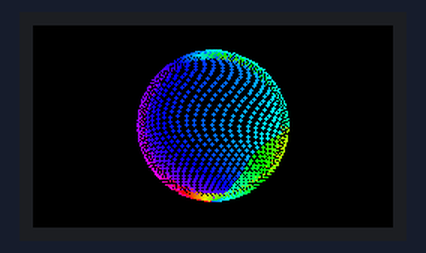
Bench run of a sketch on a simulated ESP32. Shown: 240×135 colour display. What the sketch prints to the serial monitor is not drawn.

Above: at 0.76 s.
At 5.44 s:
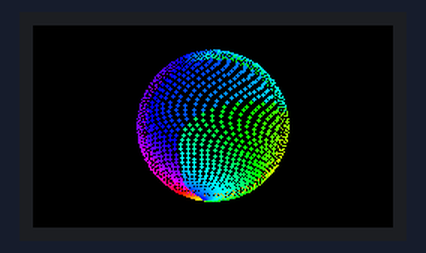
At 10.5 s:
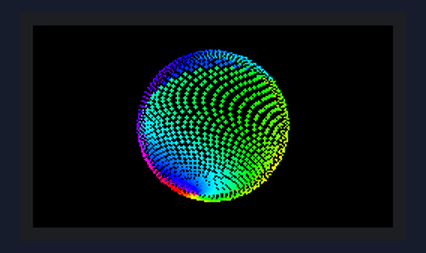
At 20.24 s:
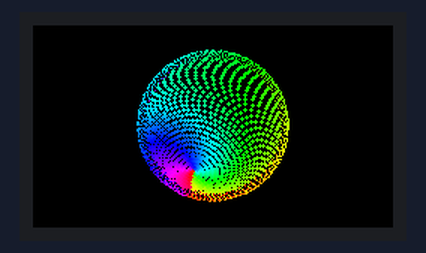
At 29.97 s:
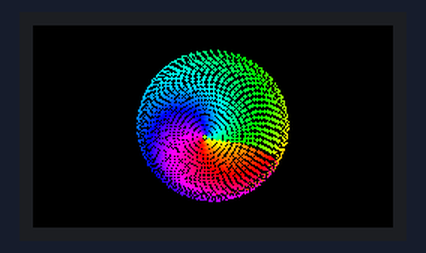
At 39.71 s:
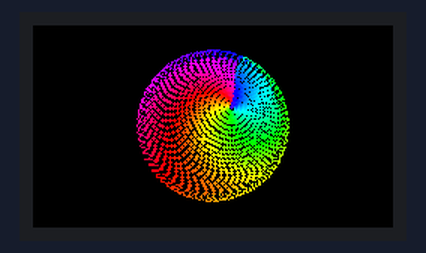

The sketch:

sphear.ino
```cpp
#include <TFT_eSPI.h>
#include <SPI.h>
#include <math.h>

TFT_eSPI tft = TFT_eSPI();
TFT_eSprite sprite = TFT_eSprite(&tft);

// ============================================================
// DISPLAY
// ============================================================

#define SCREEN_W 240
#define SCREEN_H 135

#define CX 120
#define CY 67

// ============================================================
// SPHERE SETTINGS
// ============================================================

// Number of curved spears
#define SPEARS 64

// Dots per spear
#define DOTS_PER_SPEAR 64

// Total = 4096 points
#define TOTAL_POINTS (SPEARS * DOTS_PER_SPEAR)

#define SPHERE_RADIUS 48.0f

// ============================================================
// ROTATION
// ============================================================

float rotY = 0.0f;
float rotX = 0.22f;
float rotZ = 0.0f;

// Change these for speed
float speedY = 0.018f;
float speedX = 0.004f;
float speedZ = 0.002f;

// ============================================================
// POINT STRUCTURE
// ============================================================

struct Point3D {
  float x;
  float y;
  float z;

  // Color position
  float hue;
};

Point3D points[TOTAL_POINTS];

// ============================================================
// FAST SIN/COS VALUES
// ============================================================

float sinY;
float cosY;
float sinX;
float cosX;
float sinZ;
float cosZ;


// ============================================================
// SETUP
// ============================================================

void setup() {

  Serial.begin(115200);

  tft.init();

  // TTGO T-Display
  tft.setRotation(1);

  tft.fillScreen(TFT_BLACK);

  // Create full screen framebuffer
  sprite.setColorDepth(16);
  sprite.createSprite(SCREEN_W, SCREEN_H);

  generateSpears();
}


// ============================================================
// GENERATE SPHERICAL SPEARS
// ============================================================

void generateSpears() {

  int index = 0;

  for (int s = 0; s < SPEARS; s++) {

    // Starting angle of this spear
    float spearPhase =
      TWO_PI * ((float)s / SPEARS);

    for (int d = 0; d < DOTS_PER_SPEAR; d++) {

      // -PI/2 to +PI/2
      float t =
        -PI / 2.0f +
        PI * ((float)d / (DOTS_PER_SPEAR - 1));

      // ------------------------------------------------------
      // Latitude
      // ------------------------------------------------------

      float latitude = t;

      float cosLat = cosf(latitude);
      float sinLat = sinf(latitude);

      // ------------------------------------------------------
      // Spiral twist
      //
      // This is what makes the lines curve around the sphere
      // instead of looking like a simple latitude/longitude grid.
      // ------------------------------------------------------

      float twist =
        spearPhase
        + 1.45f * sinLat
        + 0.35f * sinf(latitude * 3.0f);

      // ------------------------------------------------------
      // Small additional wave
      // ------------------------------------------------------

      twist +=
        0.12f *
        sinf(latitude * 6.0f + spearPhase);

      // ------------------------------------------------------
      // Convert spherical -> Cartesian
      // ------------------------------------------------------

      float x =
        cosLat * cosf(twist);

      float y =
        sinLat;

      float z =
        cosLat * sinf(twist);

      points[index].x = x;
      points[index].y = y;
      points[index].z = z;

      // Rainbow position
      points[index].hue =
        ((float)d / DOTS_PER_SPEAR) * 300.0f
        + s * 4.5f;

      index++;
    }
  }
}


// ============================================================
// HSV -> RGB565
// ============================================================

uint16_t rainbow(float hue, float brightness) {

  hue = fmodf(hue, 360.0f);

  if (hue < 0)
    hue += 360.0f;

  float h = hue / 60.0f;

  int sector = (int)h;

  float fraction = h - sector;

  float r, g, b;

  switch (sector) {

    case 0:
      r = 1.0f;
      g = fraction;
      b = 0.0f;
      break;

    case 1:
      r = 1.0f - fraction;
      g = 1.0f;
      b = 0.0f;
      break;

    case 2:
      r = 0.0f;
      g = 1.0f;
      b = fraction;
      break;

    case 3:
      r = 0.0f;
      g = 1.0f - fraction;
      b = 1.0f;
      break;

    case 4:
      r = fraction;
      g = 0.0f;
      b = 1.0f;
      break;

    default:
      r = 1.0f;
      g = 0.0f;
      b = 1.0f - fraction;
      break;
  }

  r *= brightness;
  g *= brightness;
  b *= brightness;

  uint8_t R = (uint8_t)(r * 255.0f);
  uint8_t G = (uint8_t)(g * 255.0f);
  uint8_t B = (uint8_t)(b * 255.0f);

  return sprite.color565(R, G, B);
}


// ============================================================
// UPDATE ROTATION
// ============================================================

void updateRotation() {

  sinY = sinf(rotY);
  cosY = cosf(rotY);

  sinX = sinf(rotX);
  cosX = cosf(rotX);

  sinZ = sinf(rotZ);
  cosZ = cosf(rotZ);
}


// ============================================================
// DRAW SPHERE
// ============================================================

void drawSphere() {

  sprite.fillSprite(TFT_BLACK);

  updateRotation();

  for (int i = 0; i < TOTAL_POINTS; i++) {

    float x = points[i].x;
    float y = points[i].y;
    float z = points[i].z;

    // ========================================================
    // ROTATE Y
    // ========================================================

    float x1 =
      x * cosY -
      z * sinY;

    float z1 =
      x * sinY +
      z * cosY;

    // ========================================================
    // ROTATE X
    // ========================================================

    float y2 =
      y * cosX -
      z1 * sinX;

    float z2 =
      y * sinX +
      z1 * cosX;

    // ========================================================
    // ROTATE Z
    // ========================================================

    float x3 =
      x1 * cosZ -
      y2 * sinZ;

    float y3 =
      x1 * sinZ +
      y2 * cosZ;

    // ========================================================
    // BACKFACE / DEPTH
    // ========================================================

    if (z2 < -0.18f)
      continue;

    // ========================================================
    // PERSPECTIVE
    // ========================================================

    float perspective =
      1.0f / (1.0f - z2 * 0.30f);

    int sx =
      (int)(CX +
      x3 *
      SPHERE_RADIUS *
      perspective);

    int sy =
      (int)(CY +
      y3 *
      SPHERE_RADIUS *
      perspective);

    if (sx < 0 ||
        sx >= SCREEN_W ||
        sy < 0 ||
        sy >= SCREEN_H)
      continue;

    // ========================================================
    // DEPTH BRIGHTNESS
    // ========================================================

    float brightness =
      0.55f +
      (z2 + 1.0f) * 0.35f;

    if (brightness > 1.0f)
      brightness = 1.0f;

    // ========================================================
    // COLOR
    // ========================================================

    float hue =
      points[i].hue
      + rotY * 40.0f;

    uint16_t color =
      rainbow(hue, brightness);

    // ========================================================
    // DOT SIZE
    // ========================================================

    if (z2 > 0.65f) {

      // Foreground dots
      sprite.fillCircle(
        sx,
        sy,
        1,
        color
      );

    } else {

      // Background dots
      sprite.drawPixel(
        sx,
        sy,
        color
      );
    }
  }
}


// ============================================================
// MAIN LOOP
// ============================================================

void loop() {

  unsigned long start =
    micros();

  drawSphere();

  // Push complete framebuffer
  sprite.pushSprite(0, 0);

  // ==========================================================
  // ROTATION
  // ==========================================================

  rotY += speedY;
  rotX += speedX;
  rotZ += speedZ;

  if (rotY > TWO_PI)
    rotY -= TWO_PI;

  if (rotX > TWO_PI)
    rotX -= TWO_PI;

  if (rotZ > TWO_PI)
    rotZ -= TWO_PI;

  // ==========================================================
  // DEBUG FPS
  // ==========================================================

  static uint32_t lastFPS = 0;
  static int frames = 0;

  frames++;

  if (millis() - lastFPS > 1000) {

    Serial.print("FPS: ");
    Serial.println(frames);

    frames = 0;
    lastFPS = millis();
  }

  // Small yield so ESP32 remains responsive
  yield();
}
```
